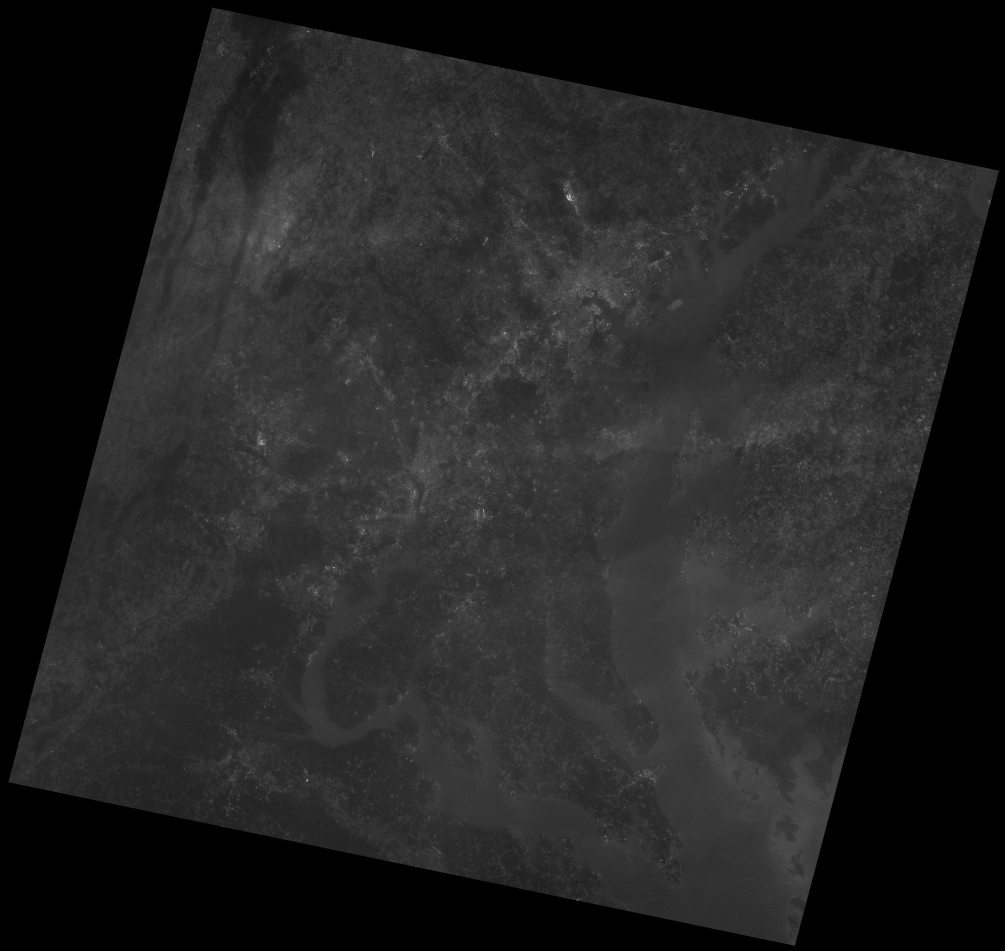
#> input picture short projects/lab2/428_lab2/landsat_down.jpeg, 2010 x 1901 px (shown at 1/2 size)
$ jupyter execute CSE428_Lab2.ipynb
#> lines starting #> are read from the running program, lines starting #| are printed output that depends on the picture
[cell 1]
import numpy as np
import matplotlib.pyplot as plt
from skimage import io, transform,color, exposure, img_as_float

[cell 2]
np.random.seed(3000)

[cell 3]
I = np.random.rand(4,3)
print(I)

[cell 4]
io.imshow(I)
plt.axis('off')
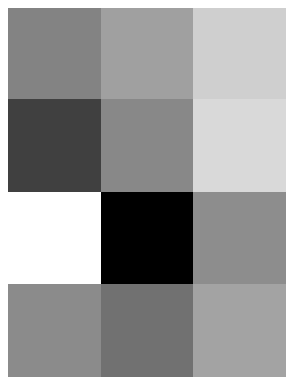
#> figure drawn by matplotlib, 1 panel

[cell 5]
I1=I+0.5
io.imshow(I1)
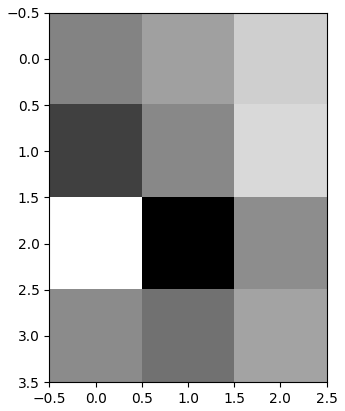
#> figure drawn by matplotlib, 1 panel

[cell 6]
I1[I1>1] = 1

io.imshow(I1)
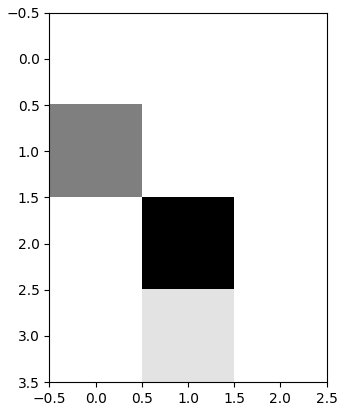
#> figure drawn by matplotlib, 1 panel

[cell 7]
I2 = np.clip(I1,0,1)
io.imshow(I2)

[cell 8]
I3 = np.clip((I-0.3),0,1)
io.imshow(I3)
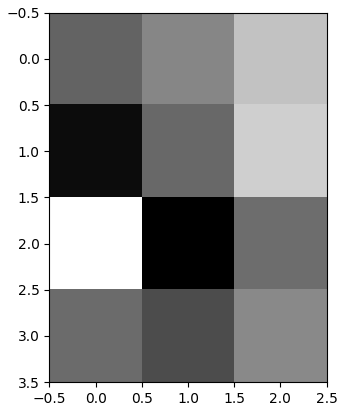
#> figure drawn by matplotlib, 1 panel

[cell 9]
fig,axes = plt.subplots(1, 3, figsize=(6,6))
axes[0].imshow(I,cmap="gray")
axes[0].axis("off")
axes[0].set_title('Original')

axes[1].imshow(I1,cmap="gray")
axes[1].axis("off")
axes[1].set_title('Addition by 0.5')


axes[2].imshow(I2,cmap="gray")
axes[2].axis("off")
axes[2].set_title('Subtraction by 0.3')
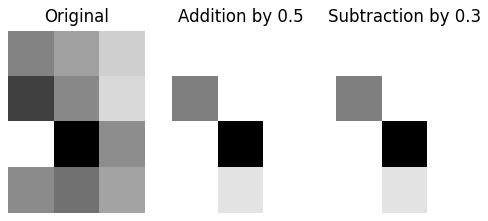
#> figure drawn by matplotlib, 3 panels

[cell 10]
I4 = np.clip(I*2,0,1)
I5 = np.clip(I/2,0,1)

[cell 11]
print(I4)

[cell 12]
plt.subplot(1, 3, 1)
io.imshow(I)
plt.axis("off")
plt.title('Original Image')


plt.subplot(1, 3, 2)
io.imshow(I4)
plt.axis("off")
plt.title('Multiplication by 2')

plt.subplot(1, 3, 3)
io.imshow(I5)
plt.axis("off")
plt.title('Division by 2')
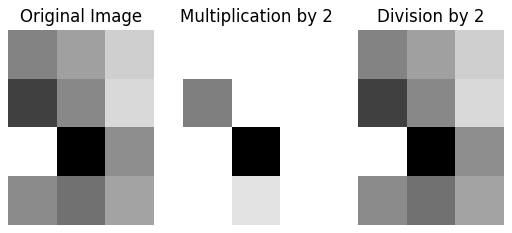
#> figure drawn by matplotlib, 3 panels

[cell 13]
I = io.imread('landsat_down.jpeg')
#> I is the input picture: shape (1901, 2010); min 0, max 255, mean 35.1
I = img_as_float(I)

io.imshow(I)

[cell 14]
hist, nbins = exposure.histogram(I, nbins=256, normalize = False)
#> hist = 256 values, max 1236557 at index 0, min 0 at index 194, mean 14925.8; nbins = 256 values from 0.00195 to 0.998

plt.plot(nbins,hist)
plt.title('Original histogram')
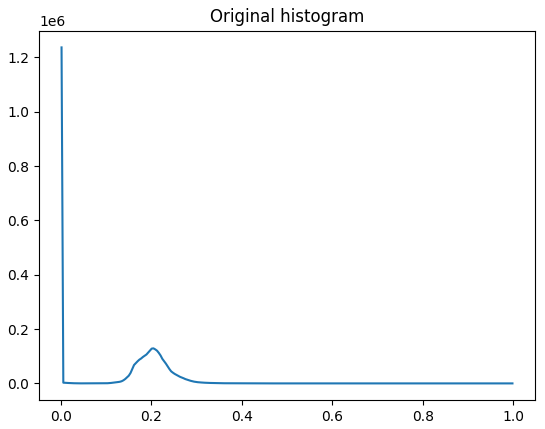
#> figure drawn by matplotlib, 1 panel; curve peaks at x = 0.00195, y = 1236557

[cell 15]
I_stretched = np.clip(4*(I-0.1),0,1)
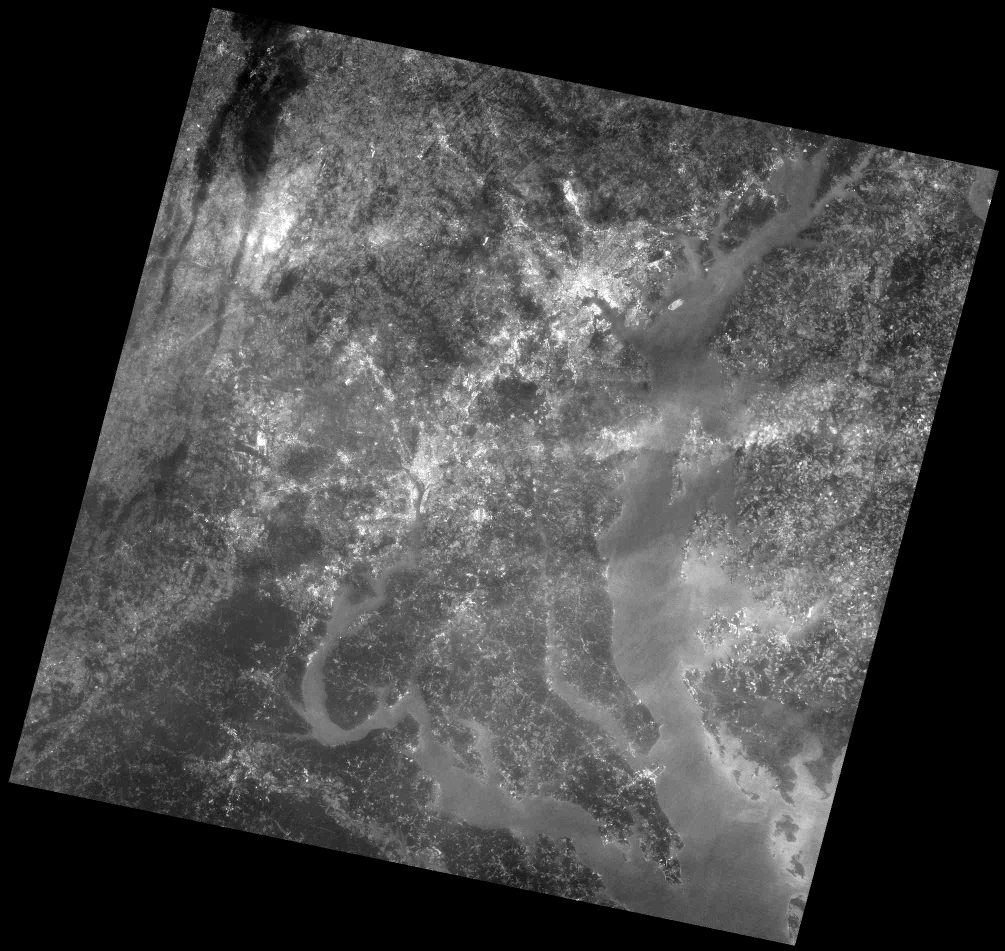
#> I_stretched: shape (1901, 2010) float64 (shown at 1/2 size); min 0, max 1, mean 0.281
io.imshow(I_stretched )

[cell 16]
hist, nbins = exposure.histogram(I_stretched , nbins=256, normalize = False)
#> hist = 256 values, max 1250173 at index 0, min 0 at index 1, mean 14925.8
plt.plot(nbins[1:],hist[1:])
plt.title('Stretched histogram')
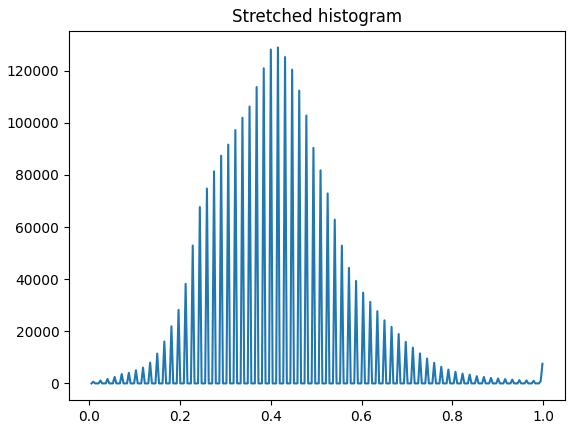
#> figure drawn by matplotlib, 1 panel; curve peaks at x = 0.416, y = 128917

$ run again, with short projects/lab2/428_lab2/HalfMoon.jpeg copied over short projects/lab2/428_lab2/landsat_down.jpeg
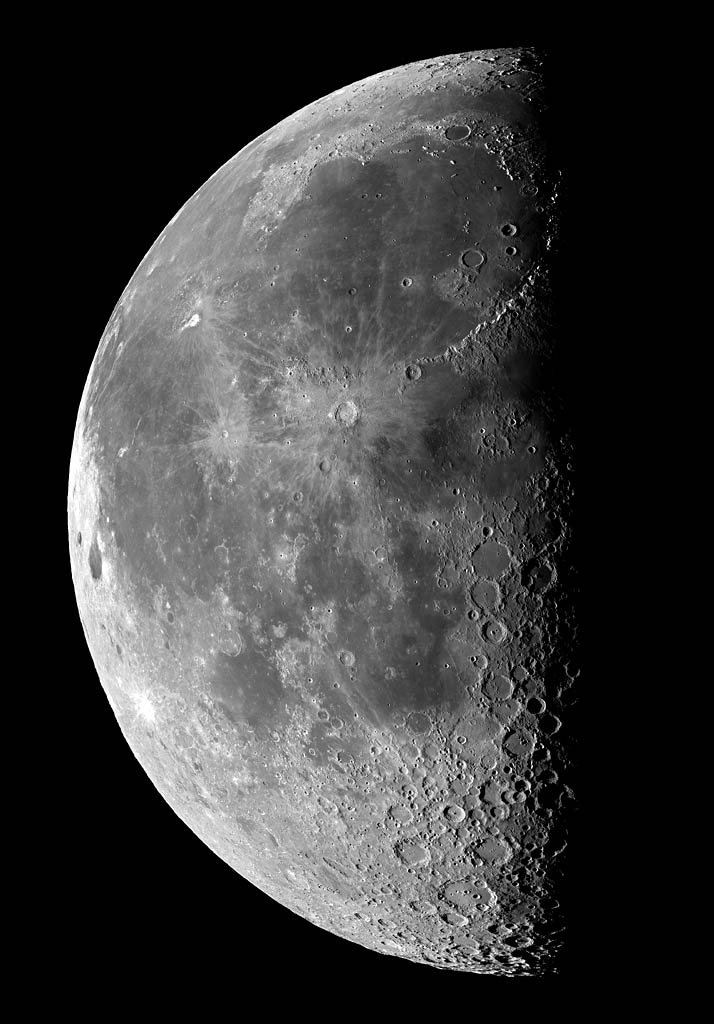
#> input picture short projects/lab2/428_lab2/HalfMoon.jpeg, 714 x 1024 px
#> I is the input picture: shape (1024, 714, 3); min 0, max 255, mean 57.6
#> `hist, nbins = exposure.histogram(I, nbins=256, normalize = False)`: hist = 256 values, max 1071435 at index 1, min 468 at index 250, mean 8568; nbins = 256 values from 0.00195 to 0.998
#> `I_stretched = np.clip(4*(I-0.1),0,1)`:
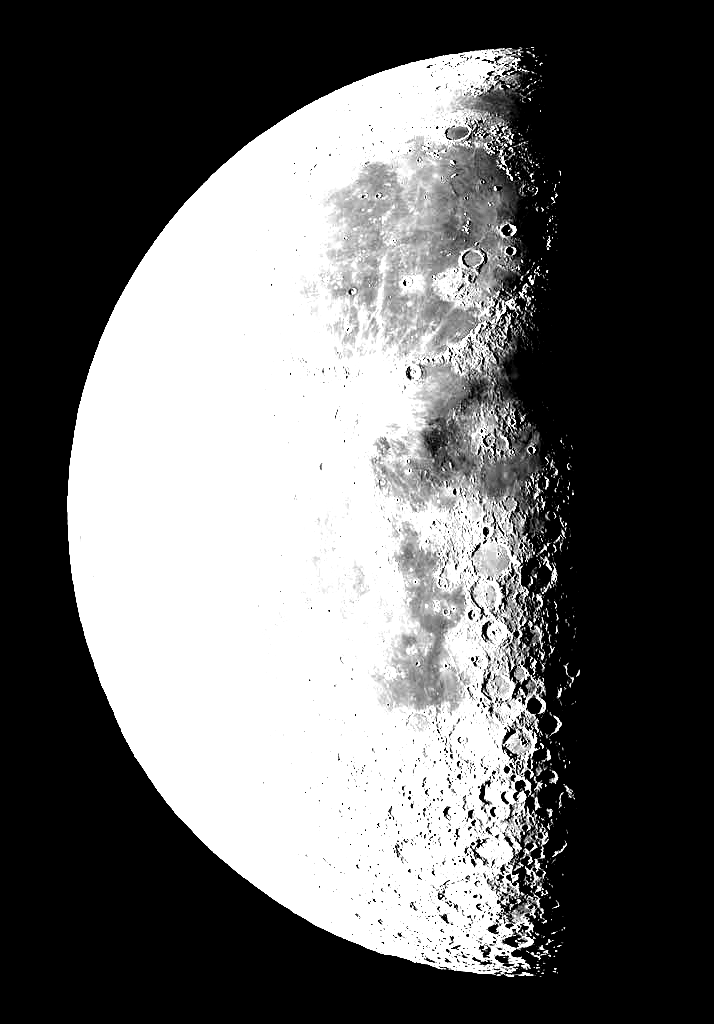
#> I_stretched: shape (1024, 714, 3) float64; min 0, max 1, mean 0.41
#> `hist, nbins = exposure.histogram(I_stretched , nbins=256, normalize = ..`: hist = 256 values, max 1185831 at index 0, min 0 at index 1, mean 8568
#> `[cell 16] hist, nbins = exposure.histogram(I_stretched , nbins=256, no..`:
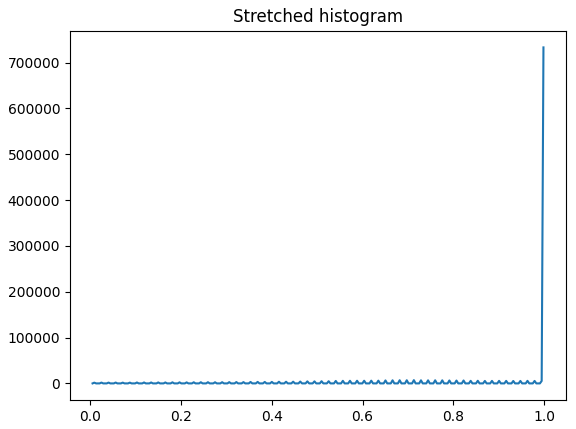
#> figure drawn by matplotlib, 1 panel; curve peaks at x = 0.998, y = 733335
